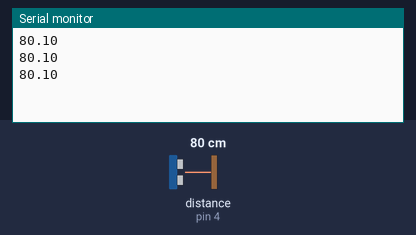
Recording of a sketch running on a simulated Arduino Uno, built with avr-gcc and run on an emulated ATmega328P. Shown: the last lines printed to the serial monitor. Wiring (inferred from the names in the program): ultrasonic range finder: trigger pin 3; echo pin 4. The inputs (shaded band) are chosen by the test bench; at power-on: distance to the obstacle (sensor on pin 4) 80 cm. The echo pulse lasts 58.3 µs per cm.

Above: at 1.3 s.
1.4 s: distance to the obstacle (sensor on pin 4) set to 2 cm
At 1.8 s:
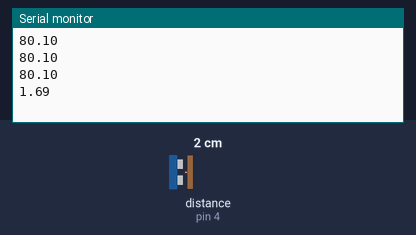
2.9 s: distance to the obstacle (sensor on pin 4) set to 4 cm
At 3.4 s:
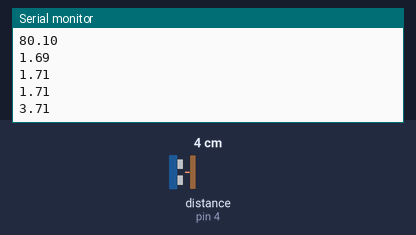
Timing chart, 0 to 5.9 s (numbered marks = the images above; inputs shaded):
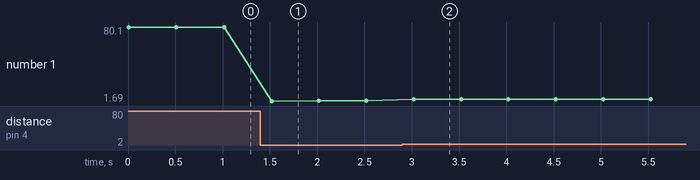

Measured:
- after the input at 1.4 s, the serial monitor: prints a new line after 0.12 s (image 1)
- after the input at 2.9 s, the serial monitor: prints a new line after 0.12 s (image 2)
- plotted number 1: 80.1 → 1.71 after the input at 1.4 s, 1.71 → 3.71 after the input at 2.9 s

The sketch:

sketch_12_distance.ino
```cpp
const int TRIGGER = 3;
const int ECHO = 4;


void setup() {
  pinMode(TRIGGER, OUTPUT);
  pinMode(ECHO, INPUT);
  Serial.begin(9600);
}

void loop() {
  float distance = pulse();
  Serial.println(distance);
  delay(500); // must be over 60ms
}

float pulse() {
  digitalWrite(TRIGGER, LOW);
  delayMicroseconds(10);
  digitalWrite(TRIGGER, HIGH);
  delayMicroseconds(10);
  digitalWrite(TRIGGER, LOW);

  long duration = pulseIn(ECHO, HIGH);
  return duration / 58.0;
}
```
